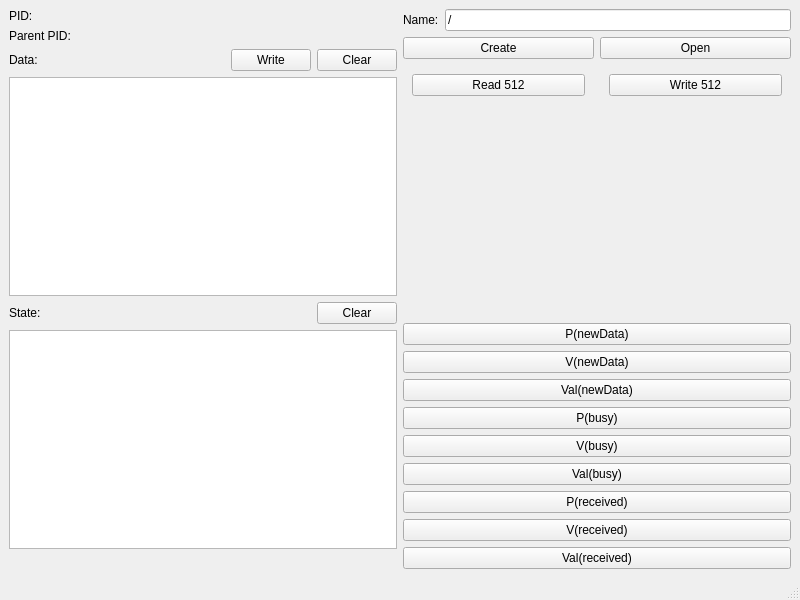
<?xml version="1.0" encoding="UTF-8"?>
<ui version="4.0">
 <class>MainWindow</class>
 <widget class="QMainWindow" name="MainWindow">
  <property name="geometry">
   <rect>
    <x>0</x>
    <y>0</y>
    <width>800</width>
    <height>600</height>
   </rect>
  </property>
  <property name="windowTitle">
   <string>Shared Memory</string>
  </property>
  <widget class="QWidget" name="centralwidget">
   <layout class="QHBoxLayout" name="horizontalLayout_8">
    <item>
     <layout class="QVBoxLayout" name="verticalLayout_3">
      <item>
       <widget class="QLabel" name="PIDLabel">
        <property name="text">
         <string>PID: </string>
        </property>
       </widget>
      </item>
      <item>
       <widget class="QLabel" name="parentPIDLabel">
        <property name="text">
         <string>Parent PID: </string>
        </property>
       </widget>
      </item>
      <item>
       <layout class="QHBoxLayout" name="horizontalLayout_2">
        <item>
         <widget class="QLabel" name="label_2">
          <property name="text">
           <string>Data:</string>
          </property>
         </widget>
        </item>
        <item>
         <spacer name="horizontalSpacer">
          <property name="orientation">
           <enum>Qt::Horizontal</enum>
          </property>
          <property name="sizeHint" stdset="0">
           <size>
            <width>40</width>
            <height>20</height>
           </size>
          </property>
         </spacer>
        </item>
        <item>
         <widget class="QPushButton" name="writeButton">
          <property name="text">
           <string>Write</string>
          </property>
         </widget>
        </item>
        <item>
         <widget class="QPushButton" name="clearDataButton">
          <property name="text">
           <string>Clear</string>
          </property>
         </widget>
        </item>
       </layout>
      </item>
      <item>
       <widget class="QPlainTextEdit" name="dataEdit"/>
      </item>
      <item>
       <layout class="QHBoxLayout" name="horizontalLayout_3">
        <item>
         <widget class="QLabel" name="label_3">
          <property name="text">
           <string>State:</string>
          </property>
         </widget>
        </item>
        <item>
         <spacer name="horizontalSpacer_2">
          <property name="orientation">
           <enum>Qt::Horizontal</enum>
          </property>
          <property name="sizeHint" stdset="0">
           <size>
            <width>40</width>
            <height>20</height>
           </size>
          </property>
         </spacer>
        </item>
        <item>
         <widget class="QPushButton" name="clearStateButton">
          <property name="text">
           <string>Clear</string>
          </property>
         </widget>
        </item>
       </layout>
      </item>
      <item>
       <widget class="QPlainTextEdit" name="stateEdit">
        <property name="readOnly">
         <bool>true</bool>
        </property>
       </widget>
      </item>
      <item>
       <widget class="QLabel" name="runningLabel">
        <property name="text">
         <string/>
        </property>
       </widget>
      </item>
     </layout>
    </item>
    <item>
     <layout class="QVBoxLayout" name="verticalLayout_4">
      <item>
       <layout class="QHBoxLayout" name="horizontalLayout_7">
        <item>
         <widget class="QLabel" name="label_5">
          <property name="text">
           <string>Name:</string>
          </property>
         </widget>
        </item>
        <item>
         <widget class="QLineEdit" name="nameEdit">
          <property name="text">
           <string>/</string>
          </property>
         </widget>
        </item>
       </layout>
      </item>
      <item>
       <layout class="QHBoxLayout" name="horizontalLayout_6">
        <item>
         <widget class="QPushButton" name="createButton">
          <property name="text">
           <string>Create</string>
          </property>
         </widget>
        </item>
        <item>
         <widget class="QPushButton" name="openButton">
          <property name="text">
           <string>Open</string>
          </property>
         </widget>
        </item>
       </layout>
      </item>
      <item>
       <layout class="QHBoxLayout" name="horizontalLayout_5">
        <item>
         <widget class="QWidget" name="readWidget" native="true">
          <layout class="QVBoxLayout" name="verticalLayout">
           <item>
            <widget class="QPushButton" name="read512Button">
             <property name="text">
              <string>Read 512</string>
             </property>
            </widget>
           </item>
          </layout>
         </widget>
        </item>
        <item>
         <widget class="QWidget" name="writeWidget" native="true">
          <layout class="QVBoxLayout" name="verticalLayout_2">
           <item>
            <widget class="QPushButton" name="write512Button">
             <property name="text">
              <string>Write 512</string>
             </property>
            </widget>
           </item>
          </layout>
         </widget>
        </item>
       </layout>
      </item>
      <item>
       <spacer name="verticalSpacer">
        <property name="orientation">
         <enum>Qt::Vertical</enum>
        </property>
        <property name="sizeHint" stdset="0">
         <size>
          <width>20</width>
          <height>40</height>
         </size>
        </property>
       </spacer>
      </item>
      <item>
       <widget class="QPushButton" name="newData_PButton">
        <property name="text">
         <string>P(newData)</string>
        </property>
       </widget>
      </item>
      <item>
       <widget class="QPushButton" name="newData_VButton">
        <property name="text">
         <string>V(newData)</string>
        </property>
       </widget>
      </item>
      <item>
       <widget class="QPushButton" name="newData_valButton">
        <property name="text">
         <string>Val(newData)</string>
        </property>
       </widget>
      </item>
      <item>
       <widget class="QPushButton" name="busy_PButton">
        <property name="text">
         <string>P(busy)</string>
        </property>
       </widget>
      </item>
      <item>
       <widget class="QPushButton" name="busy_VButton">
        <property name="text">
         <string>V(busy)</string>
        </property>
       </widget>
      </item>
      <item>
       <widget class="QPushButton" name="busy_valButton">
        <property name="text">
         <string>Val(busy)</string>
        </property>
       </widget>
      </item>
      <item>
       <widget class="QPushButton" name="received_PButton">
        <property name="text">
         <string>P(received)</string>
        </property>
       </widget>
      </item>
      <item>
       <widget class="QPushButton" name="received_VButton">
        <property name="text">
         <string>V(received)</string>
        </property>
       </widget>
      </item>
      <item>
       <widget class="QPushButton" name="received_valButton">
        <property name="text">
         <string>Val(received)</string>
        </property>
       </widget>
      </item>
     </layout>
    </item>
   </layout>
  </widget>
  <widget class="QMenuBar" name="menubar">
   <property name="geometry">
    <rect>
     <x>0</x>
     <y>0</y>
     <width>800</width>
     <height>23</height>
    </rect>
   </property>
  </widget>
  <widget class="QStatusBar" name="statusbar"/>
 </widget>
 <resources/>
 <connections/>
</ui>
